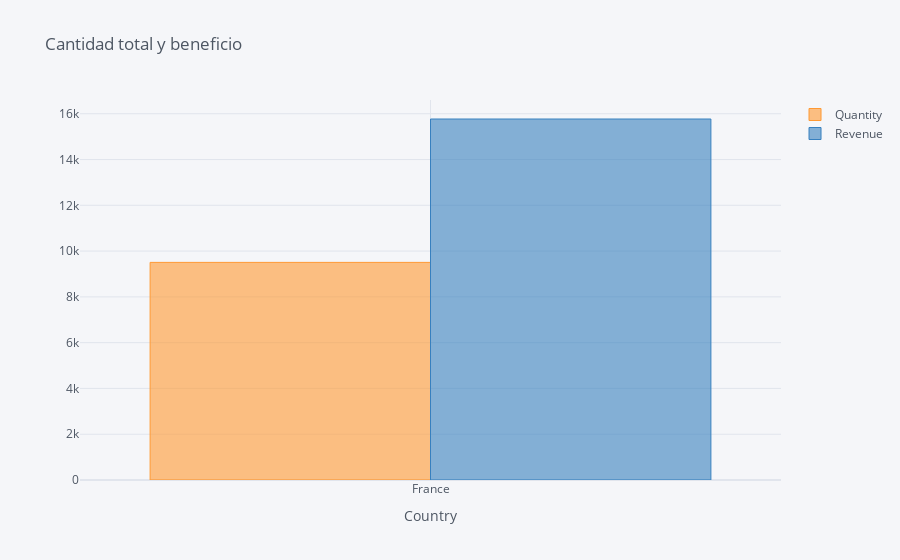

The cell this chart's notebook holds for it:
### Markdown cell above
## 2. Create an interactive line chart showing quantity and revenue sold to France between January 1st and May 31st 2011.

### Code cell
data = online[online.Country =='France']

data = data.loc[(data.InvoiceDate >= '2011-5-1') & (data.InvoiceDate <= '2011-5-31')]

data = data.groupby('Country').sum()

data = data[['Quantity', 'Revenue']]

data.iplot(kind='bar', xTitle='Country', title='Cantidad total y beneficio')

data.head()

### Figure 1 — Plotly figure (JSON) as saved in the notebook; plotly's stock layout.template omitted (floating-point values rounded to 4 significant figures)
{"data": [{"marker": {"color": "rgba(255, 153, 51, 0.6)", "line": {"color": "rgba(255, 153, 51, 1.0)", "width": 1}}, "name": "Quantity", "orientation": "v", "text": "", "type": "bar", "x": ["France"], "y": [9506]}, {"marker": {"color": "rgba(55, 128, 191, 0.6)", "line": {"color": "rgba(55, 128, 191, 1.0)", "width": 1}}, "name": "Revenue", "orientation": "v", "text": "", "type": "bar", "x": ["France"], "y": [15770.0]}], "layout": {"legend": {"bgcolor": "#F5F6F9", "font": {"color": "#4D5663"}}, "paper_bgcolor": "#F5F6F9", "plot_bgcolor": "#F5F6F9", "title": {"font": {"color": "#4D5663"}, "text": "Cantidad total y beneficio"}, "xaxis": {"gridcolor": "#E1E5ED", "showgrid": true, "tickfont": {"color": "#4D5663"}, "title": {"font": {"color": "#4D5663"}, "text": "Country"}, "zerolinecolor": "#E1E5ED"}, "yaxis": {"gridcolor": "#E1E5ED", "showgrid": true, "tickfont": {"color": "#4D5663"}, "title": {"font": {"color": "#4D5663"}, "text": ""}, "zerolinecolor": "#E1E5ED"}}}
